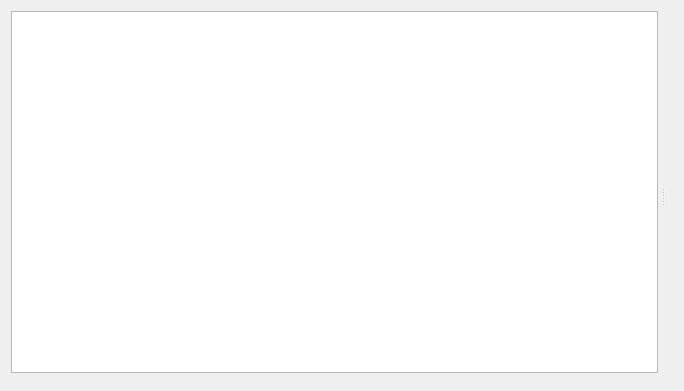
<?xml version="1.0" encoding="UTF-8"?>
<ui version="4.0">
 <class>ScriptViewMain</class>
 <widget class="QWidget" name="ScriptViewMain">
  <property name="geometry">
   <rect>
    <x>0</x>
    <y>0</y>
    <width>684</width>
    <height>391</height>
   </rect>
  </property>
  <property name="windowTitle">
   <string>Form</string>
  </property>
  <layout class="QVBoxLayout" name="verticalLayout_5">
   <item>
    <widget class="QSplitter" name="splitter">
     <property name="lineWidth">
      <number>0</number>
     </property>
     <property name="orientation">
      <enum>Qt::Horizontal</enum>
     </property>
     <property name="childrenCollapsible">
      <bool>false</bool>
     </property>
     <widget class="QWidget" name="verticalLayoutWidget_2">
      <layout class="QVBoxLayout" name="info_layout">
       <property name="spacing">
        <number>0</number>
       </property>
       <property name="leftMargin">
        <number>0</number>
       </property>
       <property name="topMargin">
        <number>0</number>
       </property>
       <property name="rightMargin">
        <number>3</number>
       </property>
       <property name="bottomMargin">
        <number>0</number>
       </property>
       <item>
        <widget class="QTextEdit" name="message">
         <property name="readOnly">
          <bool>true</bool>
         </property>
         <property name="html">
          <string>&lt;!DOCTYPE HTML PUBLIC &quot;-//W3C//DTD HTML 4.0//EN&quot; &quot;http://www.w3.org/TR/REC-html40/strict.dtd&quot;&gt;
&lt;html&gt;&lt;head&gt;&lt;meta name=&quot;qrichtext&quot; content=&quot;1&quot; /&gt;&lt;style type=&quot;text/css&quot;&gt;
p, li { white-space: pre-wrap; }
&lt;/style&gt;&lt;/head&gt;&lt;body style=&quot; font-family:'MS Shell Dlg 2'; font-size:7.8pt; font-weight:400; font-style:normal;&quot;&gt;
&lt;p style=&quot;-qt-paragraph-type:empty; margin-top:0px; margin-bottom:0px; margin-left:0px; margin-right:0px; -qt-block-indent:0; text-indent:0px; font-family:'Noto Sans'; font-size:10pt;&quot;&gt;&lt;br /&gt;&lt;/p&gt;&lt;/body&gt;&lt;/html&gt;</string>
         </property>
        </widget>
       </item>
       <item>
        <widget class="QWidget" name="choise" native="true">
         <layout class="QVBoxLayout" name="choise_la">
          <property name="leftMargin">
           <number>0</number>
          </property>
          <property name="topMargin">
           <number>7</number>
          </property>
          <property name="rightMargin">
           <number>0</number>
          </property>
          <property name="bottomMargin">
           <number>0</number>
          </property>
         </layout>
        </widget>
       </item>
      </layout>
     </widget>
     <widget class="QWidget" name="verticalLayoutWidget_3">
      <layout class="QVBoxLayout" name="data_layout">
       <property name="leftMargin">
        <number>3</number>
       </property>
       <property name="bottomMargin">
        <number>0</number>
       </property>
       <item>
        <widget class="QWidget" name="data_top" native="true">
         <layout class="QVBoxLayout" name="verticalLayout">
          <property name="spacing">
           <number>0</number>
          </property>
          <property name="leftMargin">
           <number>0</number>
          </property>
          <property name="topMargin">
           <number>0</number>
          </property>
          <property name="rightMargin">
           <number>0</number>
          </property>
          <property name="bottomMargin">
           <number>0</number>
          </property>
          <item>
           <widget class="QWidget" name="data" native="true"/>
          </item>
          <item>
           <spacer name="verticalSpacer">
            <property name="orientation">
             <enum>Qt::Vertical</enum>
            </property>
            <property name="sizeHint" stdset="0">
             <size>
              <width>0</width>
              <height>354</height>
             </size>
            </property>
           </spacer>
          </item>
         </layout>
        </widget>
       </item>
      </layout>
     </widget>
    </widget>
   </item>
  </layout>
 </widget>
 <resources/>
 <connections/>
</ui>
